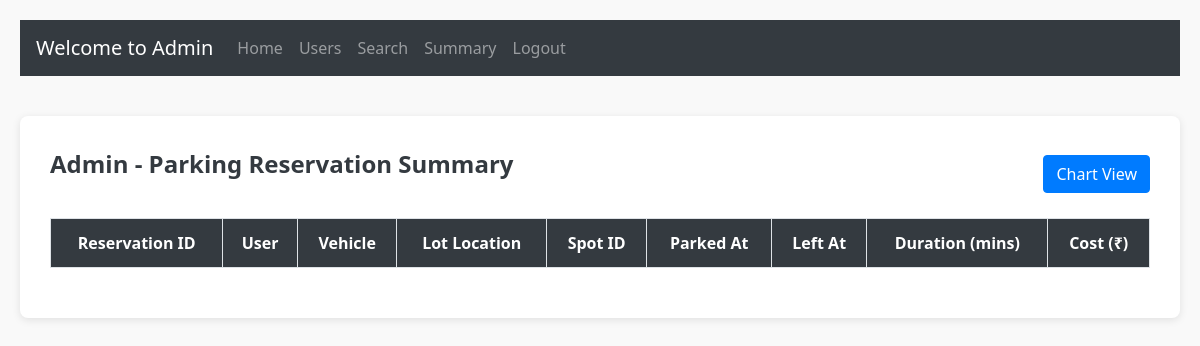
The app's page /admin/summary/table, older data.
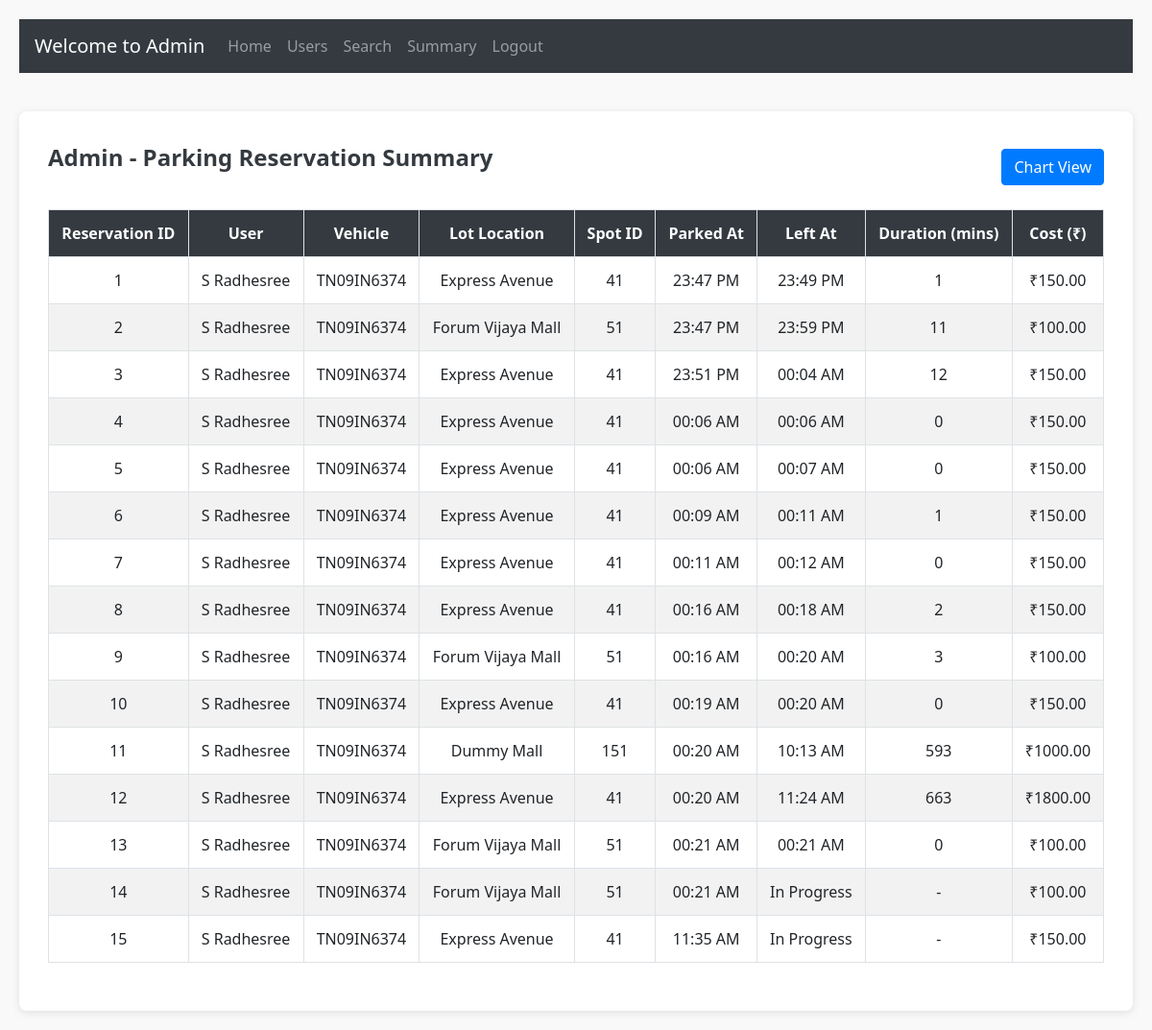
The same page, newer data.
### models/models.py (models this page shows)
class Reservation(db.Model):
    __tablename__= 'reservations'
    id= db.Column(db.Integer, primary_key=True)
    spot_id= db.Column(db.Integer, db.ForeignKey('parking_spots.id'), nullable=True)
    user_id= db.Column(db.Integer, db.ForeignKey('users.id'), nullable=False)
    vehicle_num= db.Column(db.String, nullable=False)
    parking_timestamp= db.Column(DateTime)
    leaving_timestamp= db.Column(DateTime)
    parking_cost= db.Column(db.Float)
    user= relationship('User', back_populates='reservations')
    spot= relationship('ParkingSpot', back_populates='reservations')

class User(db.Model):
    __tablename__= 'users'
    id= db.Column(db.Integer, primary_key=True)
    email= db.Column(db.String, unique=True, nullable=False)
    password= db.Column(db.String, nullable=False)
    full_name= db.Column(db.String)
    address= db.Column(db.String)
    pincode= db.Column(db.String)
    type= db.Column(db.String, default="general")
    reservations= relationship('Reservation', back_populates='user')

class ParkingLot(db.Model):
    __tablename__= 'parking_lots'
    id= db.Column(db.Integer, primary_key=True)
    prime_location_name= db.Column(db.String, nullable=False)
    price= db.Column(db.Float, nullable=False)
    address= db.Column(db.String)
    pin_code= db.Column(db.String)
    number_of_spots= db.Column(db.Integer)
    spots= relationship('ParkingSpot', back_populates='lot')

class ParkingSpot(db.Model):
    __tablename__= 'parking_spots'
    id= db.Column(db.Integer, primary_key=True)
    lot_id= db.Column(db.Integer, db.ForeignKey('parking_lots.id'), nullable=False)
    status= db.Column(db.String, default="A")
    lot= relationship('ParkingLot', back_populates='spots')
    reservations= relationship('Reservation', back_populates='spot')

### controllers/admin.py (the view)
@app.route("/admin/summary/table")
def admin_summary_table():
    reservations = Reservation.query.all()
    return render_template('admin_sum_t.html', reservations=reservations)

### templates/admin_sum_t.html (shortened to what this page needs)
<!DOCTYPE html>
<html lang="en">
<head>
  <link rel="stylesheet" href="https://cdn.jsdelivr.net/npm/bootstrap@4.0.0/dist/css/bootstrap.min.css">
  <link rel="stylesheet" href="{{ url_for('static', filename='admin.css') }}">
</head>
<body>
  <nav class="navbar navbar-expand-lg navbar-dark bg-dark">
    <div class="navbar-brand">Welcome to Admin</div>
    <div class="collapse navbar-collapse" id="adminNavbar">
      <ul class="navbar-nav mr-auto">
        <li class="nav-item">
          <a class="nav-link" href="/admin_dashboard">Home</a>
        </li>
        <li class="nav-item">
          <a class="nav-link" href="/user_details">Users</a>
        </li>
        <li class="nav-item">
          <a class="nav-link" href="/admin_search">Search</a>
        </li>
        <li class="nav-item">
          <a class="nav-link" href="/admin_summary">Summary</a>
        </li>
        <li class="nav-item">
          <a class="nav-link" href="/login">Logout</a>
        </li>
      </ul>
    </div>
  </nav>
  <div class="users-box">
    <div class="d-flex justify-content-between align-items-center mb-3">
      <div class="section-title">Admin - Parking Reservation Summary</div>
      <a href="/admin/summary/chart" class="btn btn-primary">Chart View</a>
    </div>
    <div class="table-container">
      <table class="user-table">
        <thead>
          <tr>
            <th>Reservation ID</th>
            <th>User</th>
            <th>Vehicle</th>
            <th>Lot Location</th>
            <th>Spot ID</th>
            <th>Parked At</th>
            <th>Left At</th>
            <th>Duration (mins)</th>
            <th>Cost (₹)</th>
          </tr>
        </thead>
        <tbody>
          {% for res in reservations %}
          <tr>
            <td>{{ res.id }}</td>
            <td>{{ res.user.full_name }}</td>
            <td>{{ res.vehicle_num }}</td>
            <td>{{ res.spot.lot.prime_location_name }}</td>
            <td>{{ res.spot.id }}</td>
            <td>{{ res.parking_timestamp.strftime('%H:%M %p') if res.parking_timestamp else 'N/A' }}</td>
            <td>{{ res.leaving_timestamp.strftime('%H:%M %p') if res.leaving_timestamp else 'In Progress' }}</td>
            <td>
              {% if res.leaving_timestamp %}
                {{ ((res.leaving_timestamp - res.parking_timestamp).total_seconds() // 60)|int }}
              {% else %}
                -
              {% endif %}
            </td>
            <td>
              {% if res.parking_cost %}
                ₹{{ "%.2f"|format(res.parking_cost) }}
              {% else %}
                In Progress
              {% endif %}
            </td>
          </tr>
          {% endfor %}
        </tbody>
      </table>
    </div>
  </div>
</body>
</html>

Row changes from the older to the newer data that the page shows:
added Reservation: id "1", user.full_name "S Radhesree", vehicle_num "TN09IN6374", spot.lot.prime_location_name "Express Avenue", spot.id "41", parking_timestamp "23:47 PM", leaving_timestamp "23:49 PM", leaving_timestamp+parking_timestamp "1", parking_cost "150.00"
added Reservation: id "2", user.full_name "S Radhesree", vehicle_num "TN09IN6374", spot.lot.prime_location_name "Forum Vijaya Mall", spot.id "51", parking_timestamp "23:47 PM", leaving_timestamp "23:59 PM", leaving_timestamp+parking_timestamp "11", parking_cost "100.00"
added Reservation: id "3", user.full_name "S Radhesree", vehicle_num "TN09IN6374", spot.lot.prime_location_name "Express Avenue", spot.id "41", parking_timestamp "23:51 PM", leaving_timestamp "00:04 AM", leaving_timestamp+parking_timestamp "12", parking_cost "150.00"
added Reservation: id "4", user.full_name "S Radhesree", vehicle_num "TN09IN6374", spot.lot.prime_location_name "Express Avenue", spot.id "41", parking_timestamp "00:06 AM", leaving_timestamp "00:06 AM", leaving_timestamp+parking_timestamp "0", parking_cost "150.00"
added Reservation: id "5", user.full_name "S Radhesree", vehicle_num "TN09IN6374", spot.lot.prime_location_name "Express Avenue", spot.id "41", parking_timestamp "00:06 AM", leaving_timestamp "00:07 AM", leaving_timestamp+parking_timestamp "0", parking_cost "150.00"
added Reservation: id "6", user.full_name "S Radhesree", vehicle_num "TN09IN6374", spot.lot.prime_location_name "Express Avenue", spot.id "41", parking_timestamp "00:09 AM", leaving_timestamp "00:11 AM", leaving_timestamp+parking_timestamp "1", parking_cost "150.00"
added Reservation: id "7", user.full_name "S Radhesree", vehicle_num "TN09IN6374", spot.lot.prime_location_name "Express Avenue", spot.id "41", parking_timestamp "00:11 AM", leaving_timestamp "00:12 AM", leaving_timestamp+parking_timestamp "0", parking_cost "150.00"
added Reservation: id "8", user.full_name "S Radhesree", vehicle_num "TN09IN6374", spot.lot.prime_location_name "Express Avenue", spot.id "41", parking_timestamp "00:16 AM", leaving_timestamp "00:18 AM", leaving_timestamp+parking_timestamp "2", parking_cost "150.00"
added Reservation: id "9", user.full_name "S Radhesree", vehicle_num "TN09IN6374", spot.lot.prime_location_name "Forum Vijaya Mall", spot.id "51", parking_timestamp "00:16 AM", leaving_timestamp "00:20 AM", leaving_timestamp+parking_timestamp "3", parking_cost "100.00"
added Reservation: id "10", user.full_name "S Radhesree", vehicle_num "TN09IN6374", spot.lot.prime_location_name "Express Avenue", spot.id "41", parking_timestamp "00:19 AM", leaving_timestamp "00:20 AM", leaving_timestamp+parking_timestamp "0", parking_cost "150.00"
added Reservation: id "11", user.full_name "S Radhesree", vehicle_num "TN09IN6374", spot.lot.prime_location_name "Dummy Mall", spot.id "151", parking_timestamp "00:20 AM", leaving_timestamp "10:13 AM", leaving_timestamp+parking_timestamp "593", parking_cost "1000.00"
added Reservation: id "12", user.full_name "S Radhesree", vehicle_num "TN09IN6374", spot.lot.prime_location_name "Express Avenue", spot.id "41", parking_timestamp "00:20 AM", leaving_timestamp "11:24 AM", leaving_timestamp+parking_timestamp "663", parking_cost "1800.00"
added Reservation: id "13", user.full_name "S Radhesree", vehicle_num "TN09IN6374", spot.lot.prime_location_name "Forum Vijaya Mall", spot.id "51", parking_timestamp "00:21 AM", leaving_timestamp "00:21 AM", leaving_timestamp+parking_timestamp "0", parking_cost "100.00"
added Reservation: id "14", user.full_name "S Radhesree", vehicle_num "TN09IN6374", spot.lot.prime_location_name "Forum Vijaya Mall", spot.id "51", parking_timestamp "00:21 AM", leaving_timestamp "In Progress", parking_cost "100.00"
added Reservation: id "15", user.full_name "S Radhesree", vehicle_num "TN09IN6374", spot.lot.prime_location_name "Express Avenue", spot.id "41", parking_timestamp "11:35 AM", leaving_timestamp "In Progress", parking_cost "150.00"
